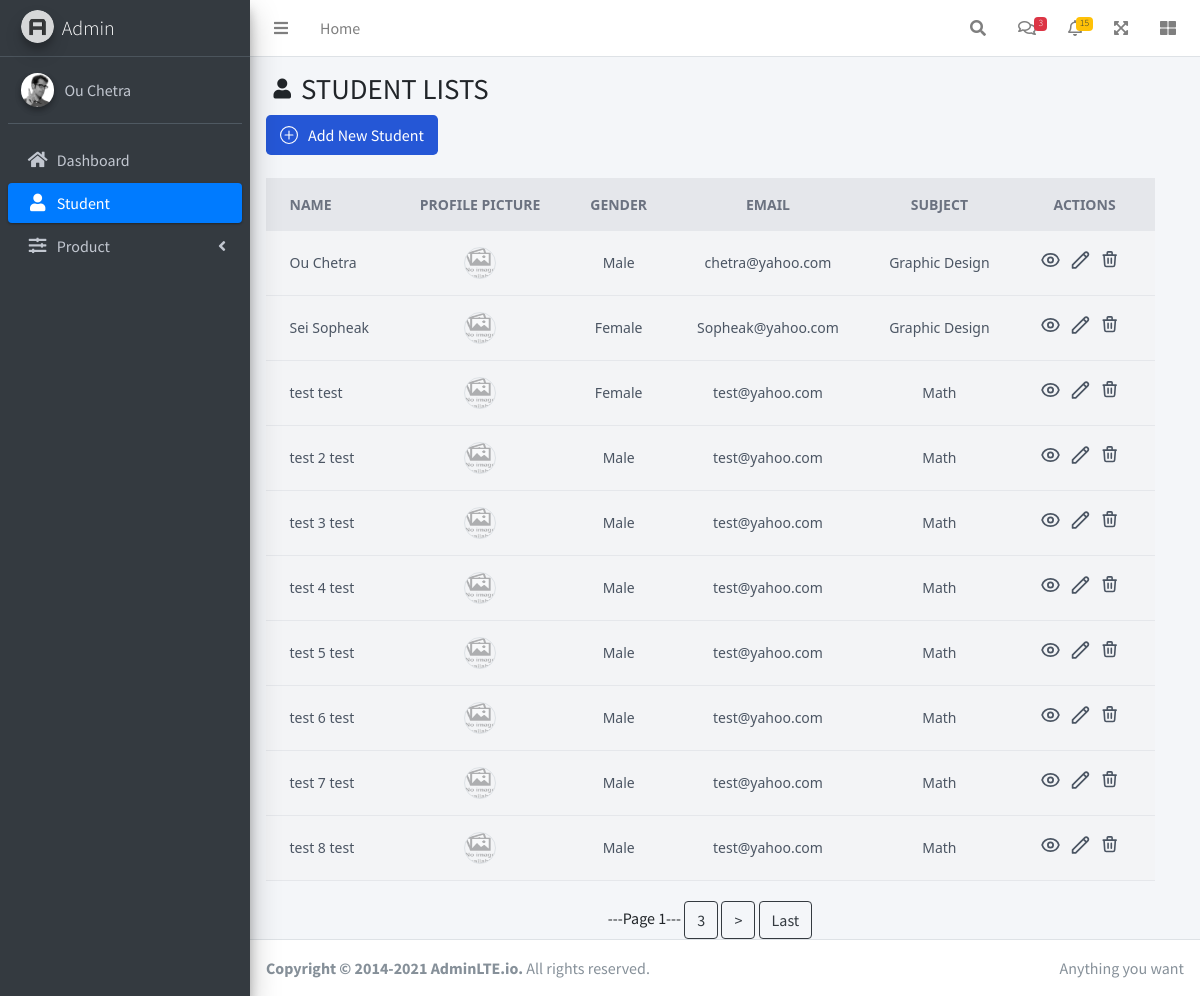
The page /admin/student on the database as committed earlier.
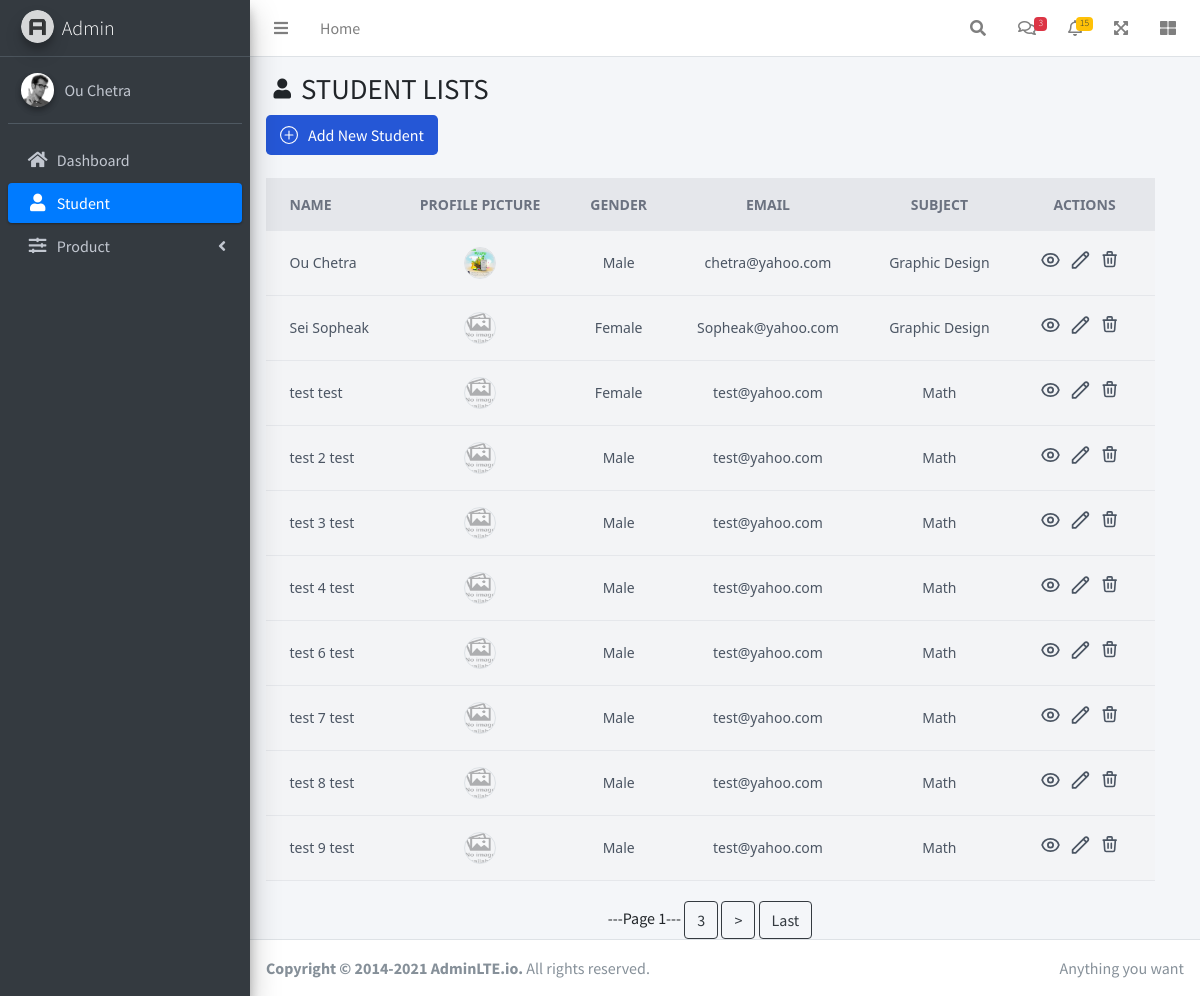
The same page on the database as committed later.
### tables this page shows
CREATE TABLE "students" (
  "sid" INTEGER PRIMARY KEY AUTOINCREMENT,
  "firstName" TEXT NOT NULL,
  "lastName" TEXT NOT NULL,
  "birthday" TEXT NOT NULL,
  "gender" TEXT NOT NULL,
  "email" TEXT NOT NULL,
  "phoneNumber" TEXT NOT NULL,
  "subject" TEXT NOT NULL,
  "image" TEXT DEFAULT default_img
);

### route/student.py (the view)
@students.route('/admin/student')
def student():
    page = request.args.get('page', 1, type=int)
    records_per_page = 10
    offset = (page - 1) * records_per_page
    rows = execute_query("SELECT * FROM students LIMIT ? OFFSET ?", (records_per_page, offset))
    total_records = execute_query("SELECT COUNT(*) FROM students")[0][0]
    total_pages = (total_records // records_per_page) + (total_records % records_per_page > 0)
    return render_template('admin/student/index.html', rows=rows, page=page, total_pages=total_pages)

### config.py (called while the page is built)
def execute_query(query, params=(), database="student_ss34.db", is_insert=False):
    con = sql.connect(database)
    con.row_factory = sql.Row
    cur = con.cursor()
    cur.execute(query, params)
    if is_insert:
        con.commit()
        return
    rows = cur.fetchall()
    return rows

### templates/admin/student/index.html (shortened to what this page needs)
{% extends 'admin/layout_admin.html' %}
{% block main_content %}
    <div class="content-header">
        <div class="container-fluid">
            <div class="row mb-2">
                <div style="display: flex;" class="col-sm-6">
                    <i style="font-size: 20px; margin-top: 7px; margin-right: 10px" class="nav-icon fas fa-user"></i>
                    <h1 class="m-0">STUDENT LISTS</h1>
                </div>
            </div>
        </div>
        <a href="{{ url_for('students.add_student') }}">
            <button type="submit"
                    class="text-white bg-[#2557D6] hover:bg-[#2557D6]/90 focus:ring-4 focus:ring-[#2557D6]/50 focus:outline-none font-medium rounded-lg text-md px-3.5 py-2 text-center inline-flex items-center dark:focus:ring-[#2557D6]/50 mr-2 mb-2">
                Add New Student
            </button>
        </a>
    </div>
    <div class="content" style="padding-right: 30px">
        <div class="container-fluid">
            <div class="row">
                <div class="col-lg-12 lg-12">
                    <div class="overflow-x-auto">
                        <div class="bg-gray-100 flex items-center justify-center bg-gray-100 font-sans overflow-hidden">
                            <div class="w-full lg:w-6/6">
                                <table class="min-w-max w-full table-auto">
                                    <thead>
                                    <tr class="bg-gray-200 text-gray-500 uppercase text-sm leading-normal">
                                        <th class="py-3 px-6 text-left">Name</th>
                                        <th class="py-3 px-6 text-center">Profile Picture</th>
                                        <th class="py-3 px-6 text-center">Gender</th>
                                        <th class="py-3 px-6 text-center">Email</th>
                                        <th class="py-3 px-6 text-center">Subject</th>
                                        <th class="py-3 px-6 text-center">Actions</th>
                                    </tr>
                                    </thead>
                                    {% for item in rows %}
                                        <tbody class="text-gray-600 text-sm font-light">
                                        <tr class="border-b border-gray-200 hover:bg-gray-100">
                                            <td class="py-3 px-6 text-left whitespace-nowrap">
                                                <span class="font-medium">{{ item.firstName }} {{ item.lastName }}</span>
                                            </td>
                                            <td class="py-3 px-6 text-center">
                                                <div class="flex items-center justify-center">
                                                    <img class="w-8 h-8 rounded-full border-gray-200 border transform hover:scale-125"
                                                         src="{{ url_for('static', filename='img/student/' + (item.image if '.' in item.image else item.image + '.jpg')) }}"/>
                                                </div>
                                            </td>
                                            <td class="py-3 px-6 text-center">
                                                <span>{{ item.gender }}</span>
                                            </td>
                                            <td class="py-3 px-6 text-center">
                                                <span>{{ item.email }}</span>
                                            </td>
                                            <td class="py-3 px-6 text-center">
                                                <span>{{ item.subject }}</span>
                                            </td>
                                            <td class="py-3 px-6 text-center">
                                                <div class="flex item-center justify-center">
                                                    <div class="w-5 mr-2.5 transform hover:text-blue-500 hover:scale-110">
                                                        <form method="post" action="/admin/detail_student">
                                                            <button type="submit" title="Details">
                                                            </button>
                                                        </form>
                                                    </div>
                                                    <div class="w-5 mr-2.5 transform hover:text-blue-500 hover:scale-110">
                                                        <form method="post" action="/admin/edit_student">
                                                            <button type="submit" title="Modify">
                                                                <svg xmlns="http://www.w3.org/2000/svg" width=21
                                                                     height=22 fill="none"
                                                                     viewBox="0 0 24 24" stroke="currentColor">
                                                                    <path stroke-linecap="round" stroke-linejoin="round"
                                                                          stroke-width="2"
                                                                          d="M15.232 5.232l3.536 3.536m-2.036-5.036a2.5 2.5 0 113.536 3.536L6.5 21.036H3v-3.572L16.732 3.732z"/>
                                                                </svg>
                                                            </button>
                                                        </form>
                                                    </div>
                                                    <div class="w-5 mr-2.5 transform hover:text-red-500 hover:scale-110">
                                                        <form
                                                                action="{{ url_for('students.delete_student') }}"
                                                                method="post"
                                                        >
                                                            <button type="submit" title="Delete">
                                                                <svg xmlns="http://www.w3.org/2000/svg" width=21
                                                                     height=22 fill="none"
                                                                     viewBox="0 0 26 26"
                                                                     stroke="currentColor">
                                                                    <path stroke-linecap="round" stroke-linejoin="round"
                                                                          stroke-width="2"
                                                                          d="M19 7l-.867 12.142A2 2 0 0116.138 21H7.862a2 2 0 01-1.995-1.858L5 7m5 4v6m4-6v6m1-10V4a1 1 0 00-1-1h-4a1 1 0 00-1 1v3M4 7h16"/>
                                                                </svg>
                                                            </button>
                                                        </form>
                                                    </div>
                                                </div>
                                            </td>
                                        </tr>
                                        </tbody>
                                    {% endfor %}
                                </table>
                            </div>
                        </div>
                    </div>
                </div>
            </div>
        </div>
        <div style="margin-top: 20px" class="text-center">
            <span>---Page {{ page }}---</span>
            {% if page < total_pages %}
                {% if page+2 <= total_pages %}
                    <a href="{{ url_for('students.student', page=page+2) }}" class="btn btn-outline-dark">
                        {{ page+2 }}</a>
                {% endif %}
                <a href="{{ url_for('students.student', page=page+1) }}" class="btn btn-outline-dark">></a>
                <a href="{{ url_for('students.student', page=total_pages) }}" class="btn btn-outline-dark">Last</a>
            {% endif %}
        </div>
    </div>
{% endblock %}

### templates/admin/layout_admin.html (shortened to what this page needs)
<!DOCTYPE html>
<html lang="en">
<head>
    <link rel="stylesheet" href="../../../static/plugins/fontawesome-free/css/all.min.css">
    <link rel="stylesheet" href="../../../static/css/adminlte.min.css">
    <script src="https://cdn.tailwindcss.com"></script>
</head>
<body class="hold-transition sidebar-mini">
<div class="wrapper">
    <nav class="main-header navbar navbar-expand navbar-white navbar-light">
        <ul class="navbar-nav">
            <li class="nav-item">
                <a class="nav-link" data-widget="pushmenu" href="#" role="button"><i class="fas fa-bars"></i></a>
            </li>
            <li class="nav-item d-none d-sm-inline-block">
                <a href="/" class="nav-link">Home</a>
            </li>
        </ul>
        <ul class="navbar-nav ml-auto">
            <li class="nav-item">
                <a class="nav-link" data-widget="navbar-search" href="#" role="button">
                    <i class="fas fa-search"></i>
                </a>
            </li>
            <li class="nav-item dropdown">
                <a class="nav-link" data-toggle="dropdown" href="#">
                    <i class="far fa-comments"></i>
                    <span class="badge badge-danger navbar-badge">3</span>
                </a>
            </li>
            <li class="nav-item dropdown">
                <a class="nav-link" data-toggle="dropdown" href="#">
                    <i class="far fa-bell"></i>
                    <span class="badge badge-warning navbar-badge">15</span>
                </a>
            </li>
            <li class="nav-item">
                <a class="nav-link" data-widget="fullscreen" href="#" role="button">
                    <i class="fas fa-expand-arrows-alt"></i>
                </a>
            </li>
            <li class="nav-item">
                <a class="nav-link" data-widget="control-sidebar" data-slide="true" href="#" role="button">
                    <i class="fas fa-th-large"></i>
                </a>
            </li>
        </ul>
    </nav>
    <aside class="main-sidebar sidebar-dark-primary elevation-4">
        <a href="/admin" class="brand-link">
            <img src="../../../static/img/AdminLTELogo.png" alt="AdminLTE Logo"
                 class="brand-image img-circle elevation-3"
                 style="opacity: .8">
            <span class="brand-text font-weight-light">Admin</span>
        </a>
        <div class="sidebar">
            <div class="user-panel mt-3 pb-3 mb-3 d-flex">
                <div class="image">
                    <img src="../../../static/img/user2-160x160.jpg" class="img-circle elevation-2" alt="User Image">
                </div>
                <div class="info">
                    <a href="#" class="d-block">Ou Chetra</a>
                </div>
            </div>
            <nav class="mt-2">
                <ul class="nav nav-pills nav-sidebar flex-column" data-widget="treeview" role="menu"
                    data-accordion="false">
                    {% with current_link=request.endpoint %}
                        <li class="nav-item">
                            <a href="{{ url_for('admin') }}"
                               class="nav-link {% if current_link == 'admin' %}active{% endif %}">
                                <i class="nav-icon fas fa-home"></i>
                                <p>
                                    Dashboard
                                </p>
                            </a>
                        </li>
                        <li class="nav-item">
                            <a href="{{ url_for('students.student') }}"
                               class="nav-link {% if current_link == 'students.student' %}active{% endif %}">
                                <i class="nav-icon fas fa-user"></i>
                                <p>
                                    Student
                                </p>
                            </a>
                        </li>
                        <li class="nav-item">
                            <a href="#" class="nav-link">
                                <i class="nav-icon fas fa-sliders-h"></i>
                                <p>
                                    Product
                                    <i class="right fas fa-angle-left"></i>
                                </p>
                            </a>
                        </li>
                    {% endwith %}
                </ul>
            </nav>
        </div>
    </aside>
    <div class="content-wrapper">
        <div class="content">
            {% block main_content %}{% endblock %}
        </div>
    </div>
    <footer class="main-footer">
        <div class="float-right d-none d-sm-inline">
            Anything you want
        </div>
        <strong>Copyright &copy; 2014-2021 <a href="https://adminlte.io">AdminLTE.io</a>.</strong> All rights reserved.
    </footer>
</div>
</body>
</html>

Rows that differ between the two databases and show on the page:
removed students: firstName "test 5", lastName "test", image (placeholder picture), gender "Male", email "test@yahoo.com", subject "Math"
changed students "Ou": image: picture added in place of a placeholder
now on this page (row unchanged): students: firstName "test 9", lastName "test", image (placeholder picture), gender "Male", email "test@yahoo.com", subject "Math"
